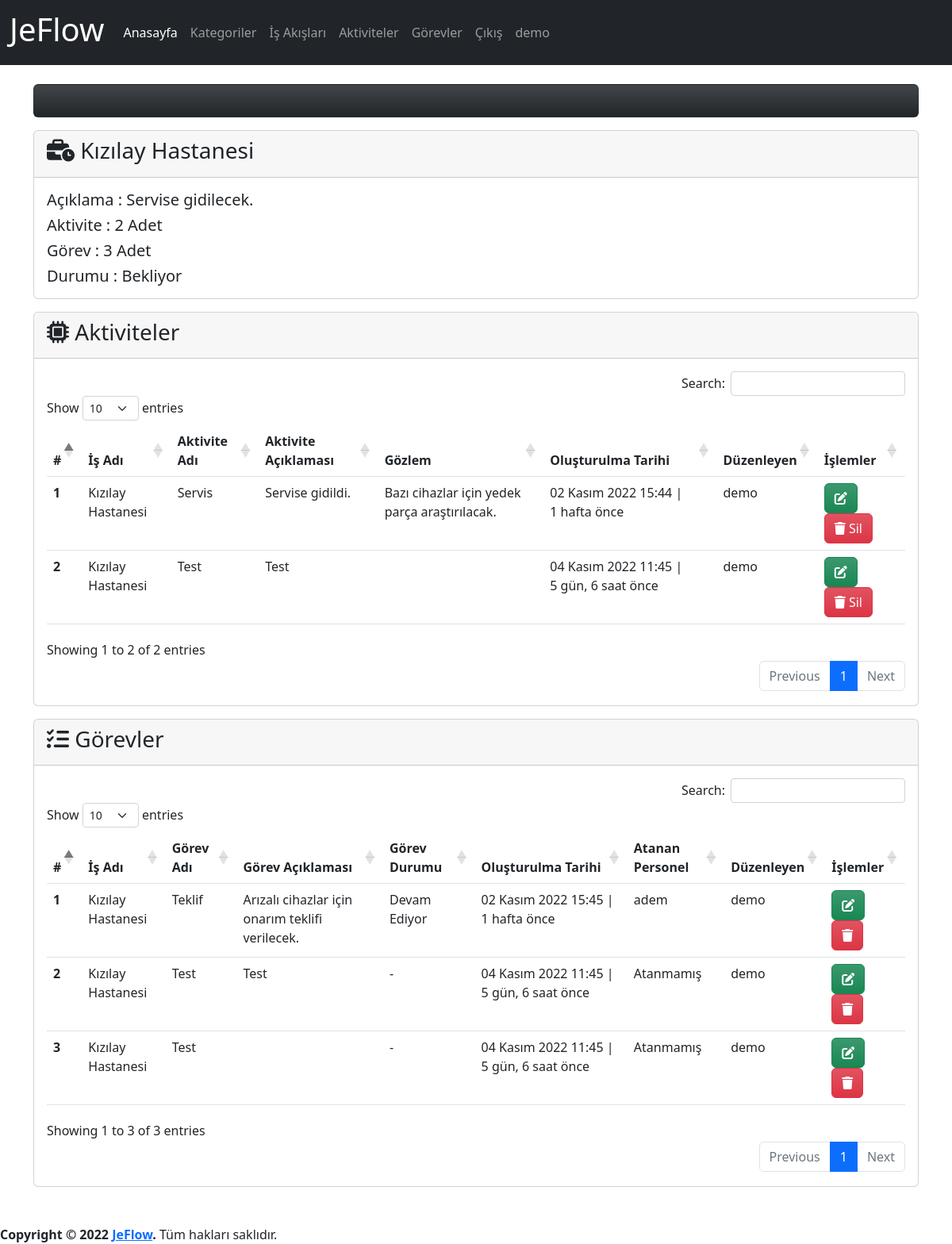
The page /process/1/detail (signed in) on the database as committed earlier.
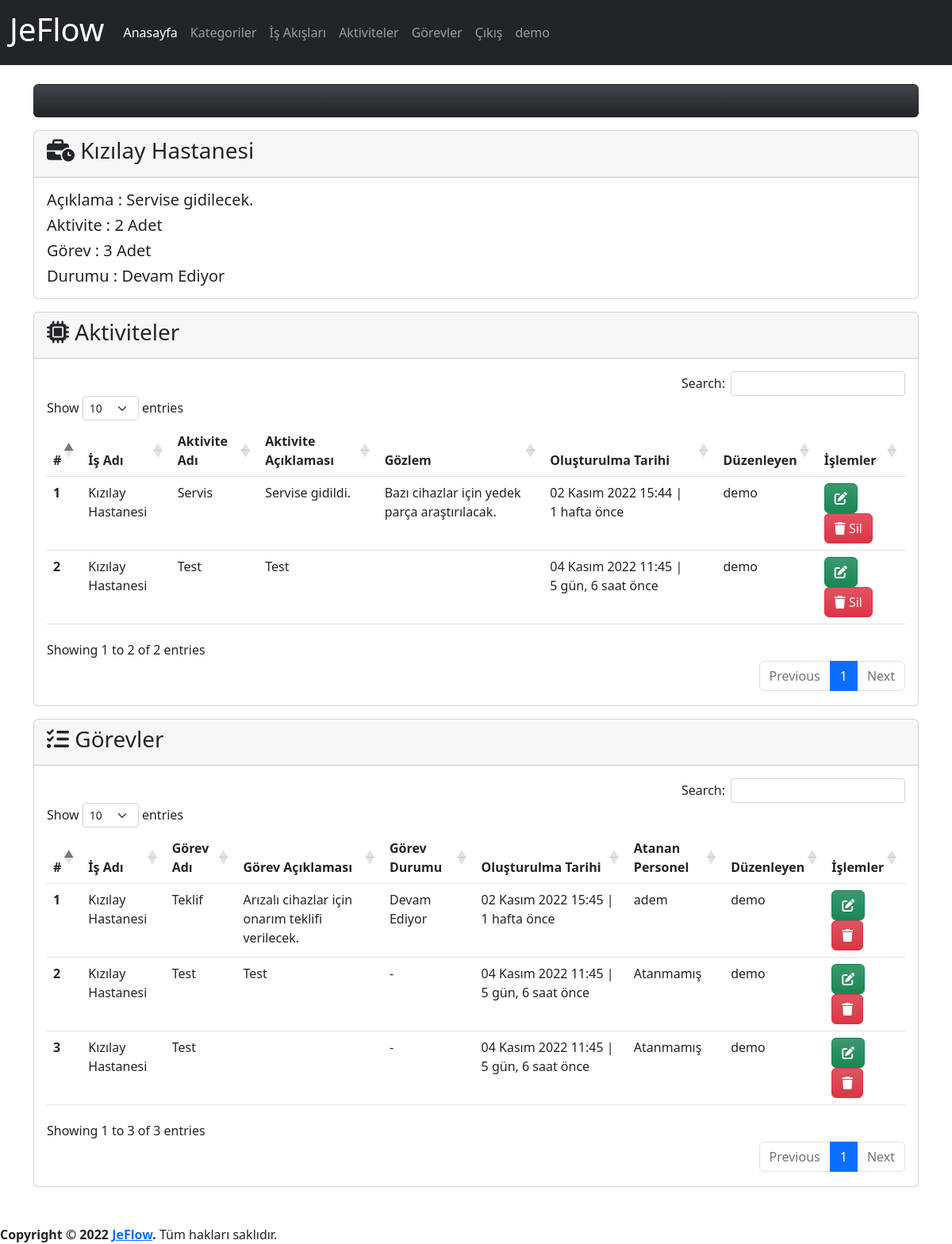
The same page on the database as committed later.
### app/models.py (models this page shows)
class Process(models.Model):
    category=models.ForeignKey(Category,on_delete=models.CASCADE,verbose_name='Kategori')
    name=models.CharField(max_length=500,verbose_name='İş Akış Adı')
    description=models.TextField(verbose_name='İş Akış Açıklaması', blank=True, null=True)
    state=models.ForeignKey(State, on_delete=models.SET_NULL,verbose_name='Durum', blank=True, null=True)
    created_date=models.DateTimeField(auto_now_add=True, verbose_name='Oluşturulma Tarihi')
    user=models.ForeignKey(User,on_delete=models.CASCADE,verbose_name='Kullanıcı', blank=True, null=True)
    def __str__(self):
        return self.name # + ' - ' + self.created_date.strftime("%d.%m.%Y, %H:%M:%S")
    def activity_count(self):
        activities=Activity.objects.all().filter(process=self)
        return activities.count()
    def task_count(self):
        tasks=Task.objects.all().filter(process=self)
        return tasks.count()
    class Meta:
        verbose_name='İş Akışı'
        verbose_name_plural='İş Akışları'

class State(models.Model):
    name=models.CharField(max_length=100,verbose_name='Durum',default='Yeni')
    def __str__(self):
        return self.name
    class Meta:
        verbose_name='Durum'
        verbose_name_plural='Durumlar'

### app/views.py (the view)
# urls.py: path('process/<int:process_id>/detail', views.process_detail, name='process_detail'),
@login_required(login_url='/user/login/')
def process_detail(request,process_id):
    process=get_object_or_404(Process,pk=process_id)
    activities=Activity.objects.all().filter(process=process)
    tasks=Task.objects.all().filter(process=process)
    context={
        'process':process,
        'activities':activities,
        'tasks':tasks,
    }
    return render(request,'app/process_detail.html',context)

### templates/app/process_detail.html (shortened to what the changed rows need)
{% extends 'layout.html' %}
{% load humanize %}
{% block content %}
{% load crispy_forms_tags %}
<div class="row mt-3">
    <div class="col-md-12">
        <div class="card">
            <div class="card-header">
                <h3 class="card-title">
                    <i class="fa-solid fa-business-time"></i>
                    {{ process.name }}
                </h3>
            </div>
            <div class="card-body">
                <h5 class="card-text">
                    {% if process.description %}
                    Açıklama : {{ process.description }}
                    {% else %}
                    Açıklama : Bulunamadı.
                    {% endif %}
                </h5>
                <h5 class="card-text">
                    {% if process.activity_count > 0 %}
                    Aktivite : {{ process.activity_count }} Adet
                    {% else %}
                    Aktivite : Yok
                    {% endif %}
                </h5>
                <h5 class="card-text">
                    {% if process.task_count > 0 %}
                    Görev : {{ process.task_count }} Adet
                    {% else %}
                    Görev : Yok
                    {% endif %}
                </h5>
                <h5 class="card-text">
                    Durumu : {{ process.state }}
                </h5>
            </div>
        </div>
    </div>
</div>
<div class="row mt-3">
    <div class="col-md-12">
        <div class="card">
            <div class="card-body">
                {% if activities %}
                <table id="activity" class="table table-hover">
                    <thead>
                        <tr>
                            <th scope="col">#</th>
                            <th scope="col">İş Adı</th>
                            <th scope="col">Aktivite Adı</th>
                            <th scope="col">Aktivite Açıklaması</th>
                            <th scope="col">Gözlem</th>
                            <th scope="col">Oluşturulma Tarihi</th>
                            <th scope="col">Düzenleyen</th>
                            <th scope="col">İşlemler</th>
                        </tr>
                    </thead>
                    <tbody>
                        {% for activity in activities %}
                        <tr>
                            <th scope="row">{{ activity.id }}</th>
                        </tr>
                        {% endfor %}
                    </tbody>
                </table>
                {% else %}
                <div class="alert alert-warning">
                    <p>Aktivite bulunamadı.</p>
                </div>
                {% endif %}
            </div>
        </div>
    </div>
</div>
<div class="row mt-3">
    <div class="col-md-12">
        <div class="card">
            <div class="card-body">
                {% if tasks %}
                <table id="task" class="table table-hover">
                    <thead>
                        <tr>
                            <th scope="col">#</th>
                            <th scope="col">İş Adı</th>
                            <th scope="col">Görev Adı</th>
                            <th scope="col">Görev Açıklaması</th>
                            <th scope="col">Görev Durumu</th>
                            <th scope="col">Oluşturulma Tarihi</th>
                            <th scope="col">Atanan Personel</th>
                            <th scope="col">Düzenleyen</th>
                            <th scope="col">İşlemler</th>
                        </tr>
                    </thead>
                    <tbody>
                        {% for task in tasks %}
                        <tr>
                            <th scope="row">{{ task.id }}</th>
                        </tr>
                        {% endfor %}
                    </tbody>
                </table>
                {% else %}
                <div class="alert alert-warning">
                    <p>Görev bulunamadı.</p>
                </div>
                {% endif %}
            </div>
        </div>
    </div>
</div>
{% endblock %}

Rows that differ between the two databases and show on the page:
changed Process "Kızılay Hastanesi": state "Bekliyor" → "Devam Ediyor"
